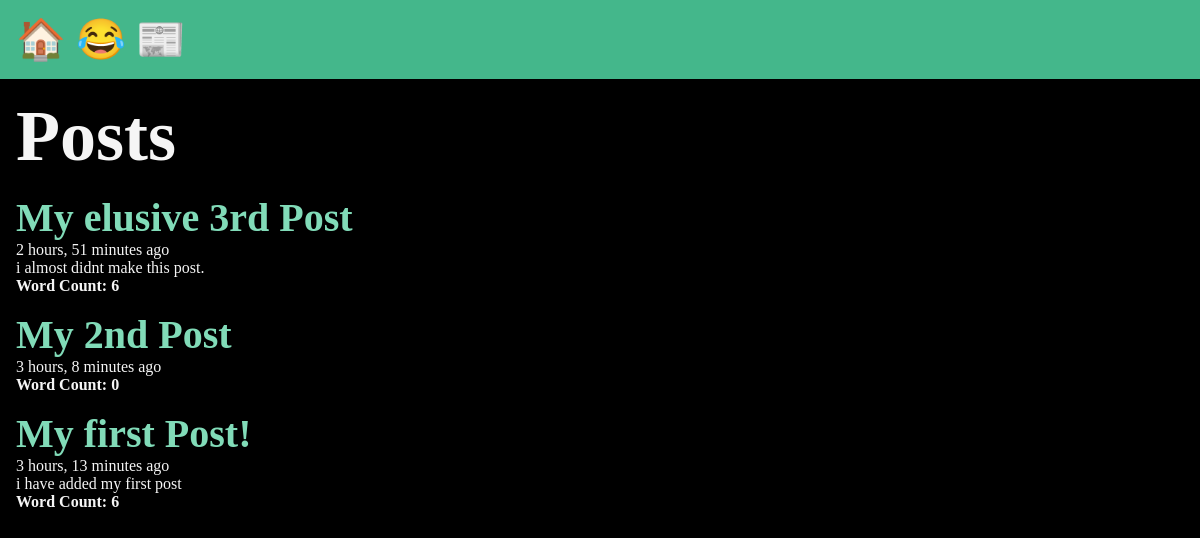
/posts/, run on an earlier commit of the app's database.
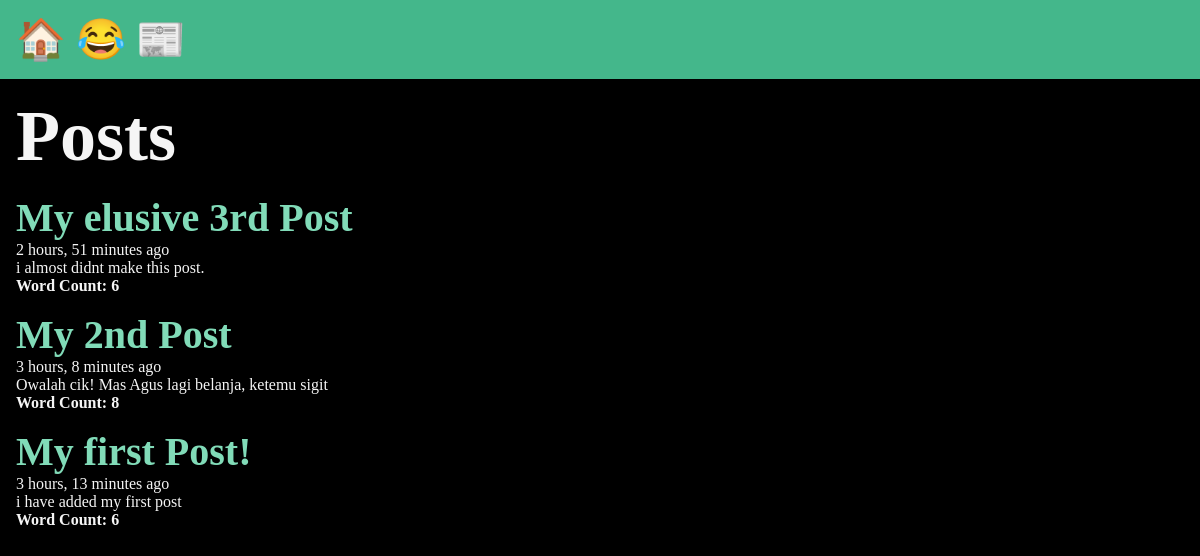
And on a later commit of the database.
### posts/models.py (models this page shows, shortened)
class Post(models.Model):
    title = models.CharField(max_length=75)
    body = models.TextField()
    slug = models.SlugField()
    date = models.DateTimeField(auto_now_add=True)

### posts/views.py (the view)
# urls.py: path('',views.posts_list, name="list"),
def posts_list(request):
    posts = Post.objects.all().order_by('-date') #minus buat urutan terakkhir
    return render(request, 'posts/posts_list.html', {'posts' :
    posts})

### posts/templates/posts/posts_list.html (shortened to what this page needs)
{% extends 'layout.html' %}
{% block content %}
<section>
    <h1>Posts</h1>
    {% for post in posts %}
        <article class="post">
            <h2>
                <a href="{% url 'posts:page' slug=post.slug %}">
                {{ post.title }}
                </a>
            </h2>
            <p>{{ post.date|timesince  }} ago</p>
            <p>{{ post.body|linebreaks|urlize }}</p>
            <p><b> Word Count: {{ post.body|wordcount}}</b></p>
        </article>
    {% endfor %}
</section>
{% endblock  %}

What changed in the data, as far as the page shows it:
changed Post "My 2nd Post": body (not shown) → "Owalah cik! Mas Agus lagi belanja, ketemu sigit"; body "0" → "8"
